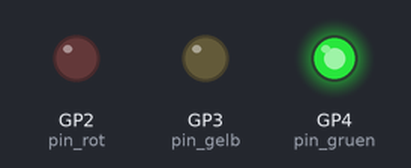
Bench run of a program on a simulated Raspberry Pi Pico running MicroPython. Shown: output pins drawn as LEDs (lit = HIGH).

Above: at 1.5 s.
At 3.5 s:
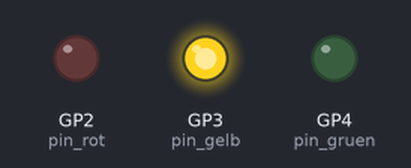
At 6.5 s:
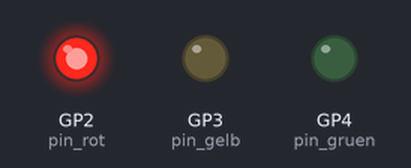
At 9.5 s:
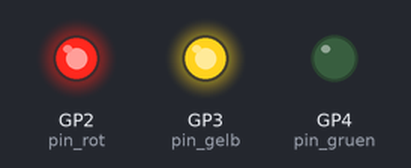
Timing chart, 0 to 13.0 s (numbered marks = the images above):
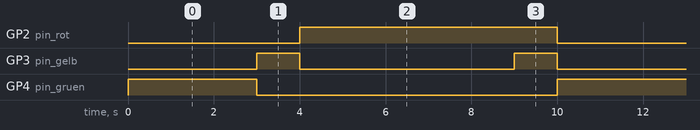

The program:

ampel.py
```python
from machine import Pin
import time

gruen = 4
gelb = 3
rot = 2

pin_gruen = Pin(gruen, Pin.OUT)
pin_gelb = Pin(gelb, Pin.OUT)
pin_rot = Pin(rot, Pin.OUT)

def gruenphase(dauer):
    pin_gruen.on()
    pin_gelb.off()
    pin_rot.off()
    time.sleep(dauer)

def gelbphase(dauer):
    pin_gruen.off()
    pin_gelb.on()
    pin_rot.off()
    time.sleep(dauer)

def rotphase(dauer):
    pin_gruen.off()
    pin_gelb.off()
    pin_rot.on()
    time.sleep(dauer)

def gelb_rotphase(dauer):
    pin_gruen.off()
    pin_gelb.on()
    pin_rot.on()
    time.sleep(dauer)

from machine import Pin
import time

gruen = 4
gelb = 3
rot = 2

pin_gruen = Pin(gruen, Pin.OUT)
pin_gelb = Pin(gelb, Pin.OUT)
pin_rot = Pin(rot, Pin.OUT)

def gruenphase(dauer):
    pin_gruen.on()
    pin_gelb.off()
    pin_rot.off()
    time.sleep(dauer)

def gelbphase(dauer):
    pin_gruen.off()
    pin_gelb.on()
    pin_rot.off()
    time.sleep(dauer)

def rotphase(dauer):
    pin_gruen.off()
    pin_gelb.off()
    pin_rot.on()
    time.sleep(dauer)

def gelb_rotphase(dauer):
    pin_gruen.off()
    pin_gelb.on()
    pin_rot.on()
    time.sleep(dauer)

while True:
    # Gruenphase
    gruenphase(3)
    # Gelbphase
    gelbphase(1)
    # Rotphase
    rotphase(5)
    # Gelb-Rotphase
    gelb_rotphase(1)
while True:
    # Gruenphase
    gruenphase(3)
    # Gelbphase
    gelbphase(1)
    # Rotphase
    rotphase(5)
    # Gelb-Rotphase
    gelb_rotphase(1)
```

Measured:
- by itself, GP2 (pin_rot): alternates HIGH for 6.0 s and LOW for 4.0 s
- by itself, GP3 (pin_gelb): repeats every 10.0 s: LOW 5.0 s, HIGH 1.0 s, LOW 3.0 s, HIGH 1.0 s
- by itself, GP4 (pin_gruen): alternates HIGH for 3.0 s and LOW for 7.0 s
